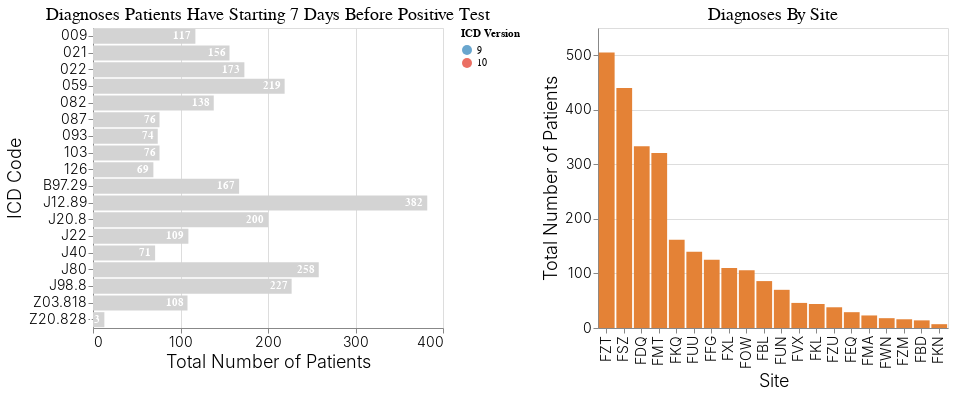

Notebook cell for this chart:
### Code cell
# Mouseover effect
mouseover = alt.selection(type='single', on='mouseover', fields=[siteid], nearest=False)

# Base bar chart
base = alt.Chart(df).mark_bar().encode(
    x=alt.X(f"sum({num_patients}):Q", title="Total Number of Patients", axis=alt.Axis(tickCount=5)),
    y=alt.Y(f"{icd_code}:N", title="ICD Code"),
    color=alt.value("lightgray")
).transform_filter(
    # Do not show uncertain data
    alt.FieldGTEPredicate(field=num_patients, gte=0)
).properties(
    title="Diagnoses Patients Have Starting 7 Days Before Positive Test",
    width=350,
    height=300
)

# Text label
text = base.mark_text(align='right', baseline='middle', dx=-4, fontWeight="bold").encode(
    text=f"sum({num_patients}):Q",
    color=alt.value("white")
)

# Highlight selected site id
hl = base.encode(
    color=alt.Color(icd_version + ":N", scale=icd_color_scale, title="ICD Version")
).transform_filter(mouseover)

text_hl = hl.mark_text(align='left', baseline='middle', dx=4, fontWeight="bold").encode(
    text=f"sum({num_patients}):Q"
)

# Chart for total by site ID
chart_by_siteid = alt.Chart(df).mark_bar().encode(
    y=alt.Y(f"sum({num_patients}):Q", title="Total Number of Patients", axis=alt.Axis(tickCount=5)),
    x=alt.X(f"{siteid}:N", title="Site", sort="-y"),
    color=alt.condition(~mouseover, alt.value("rgb(244, 208, 75)"), alt.value("#E48236"))
).transform_filter(
    # Do not show uncertain data
    alt.FieldGTEPredicate(field=num_patients, gte=0)
).properties(
    title="Diagnoses By Site",
    width=350,
    height=300
).add_selection(
    mouseover
)

chart = apply_theme(
    ((base + text + hl + text_hl) | chart_by_siteid)
).resolve_scale("independent")
        
chart

### Figure 1 — Vega-Lite specification as saved in the notebook (floating-point values rounded to 4 significant figures; data arrays with more than 128 entries replaced by an {"elided": "..."} marker saying what was removed)
{"config": {"view": {"continuousWidth": 400, "continuousHeight": 300}, "axis": {"labelFontSize": 14, "labelFontWeight": 300, "titleFontSize": 18, "titleFontWeight": 300}, "title": {"anchor": "middle", "fontSize": 18, "fontWeight": 400}}, "hconcat": [{"layer": [{"mark": "bar", "encoding": {"color": {"value": "lightgray"}, "x": {"type": "quantitative", "aggregate": "sum", "axis": {"tickCount": 5}, "field": "num_patients", "title": "Total Number of Patients"}, "y": {"type": "nominal", "field": "icd_code", "title": "ICD Code"}}, "height": 300, "title": "Diagnoses Patients Have Starting 7 Days Before Positive Test", "transform": [{"filter": {"field": "num_patients", "gte": 0}}], "width": 350}, {"mark": {"type": "text", "align": "right", "baseline": "middle", "dx": -4, "fontWeight": "bold"}, "encoding": {"color": {"value": "white"}, "text": {"type": "quantitative", "aggregate": "sum", "field": "num_patients"}, "x": {"type": "quantitative", "aggregate": "sum", "axis": {"tickCount": 5}, "field": "num_patients", "title": "Total Number of Patients"}, "y": {"type": "nominal", "field": "icd_code", "title": "ICD Code"}}, "height": 300, "title": "Diagnoses Patients Have Starting 7 Days Before Positive Test", "transform": [{"filter": {"field": "num_patients", "gte": 0}}], "width": 350}, {"mark": "bar", "encoding": {"color": {"type": "nominal", "field": "icd_version", "scale": {"domain": ["9", "10"], "range": ["#69A6CE", "#EB6F63"]}, "title": "ICD Version"}, "x": {"type": "quantitative", "aggregate": "sum", "axis": {"tickCount": 5}, "field": "num_patients", "title": "Total Number of Patients"}, "y": {"type": "nominal", "field": "icd_code", "title": "ICD Code"}}, "height": 300, "title": "Diagnoses Patients Have Starting 7 Days Before Positive Test", "transform": [{"filter": {"field": "num_patients", "gte": 0}}, {"filter": {"selection": "selector004"}}], "width": 350}, {"mark": {"type": "text", "align": "left", "baseline": "middle", "dx": 4, "fontWeight": "bold"}, "encoding": {"color": {"type": "nominal", "field": "icd_version", "scale": {"domain": ["9", "10"], "range": ["#69A6CE", "#EB6F63"]}, "title": "ICD Version"}, "text": {"type": "quantitative", "aggregate": "sum", "field": "num_patients"}, "x": {"type": "quantitative", "aggregate": "sum", "axis": {"tickCount": 5}, "field": "num_patients", "title": "Total Number of Patients"}, "y": {"type": "nominal", "field": "icd_code", "title": "ICD Code"}}, "height": 300, "title": "Diagnoses Patients Have Starting 7 Days Before Positive Test", "transform": [{"filter": {"field": "num_patients", "gte": 0}}, {"filter": {"selection": "selector004"}}], "width": 350}]}, {"mark": "bar", "encoding": {"color": {"condition": {"value": "rgb(244, 208, 75)", "selection": {"not": "selector004"}}, "value": "#E48236"}, "x": {"type": "nominal", "field": "siteid", "sort": "-y", "title": "Site"}, "y": {"type": "quantitative", "aggregate": "sum", "axis": {"tickCount": 5}, "field": "num_patients", "title": "Total Number of Patients"}}, "height": 300, "selection": {"selector004": {"type": "single", "on": "mouseover", "fields": ["siteid"], "nearest": false}}, "title": "Diagnoses By Site", "transform": [{"filter": {"field": "num_patients", "gte": 0}}], "width": 350}], "data": {"name": "data-7c276bdf7963a74796d5380a54c50889"}, "resolve": {"scale": {"color": "independent"}}, "$schema": "https://vega.github.io/schema/vega-lite/v4.0.2.json", "datasets": {"data-7c276bdf7963a74796d5380a54c50889": {"elided": "200 records"}}}
